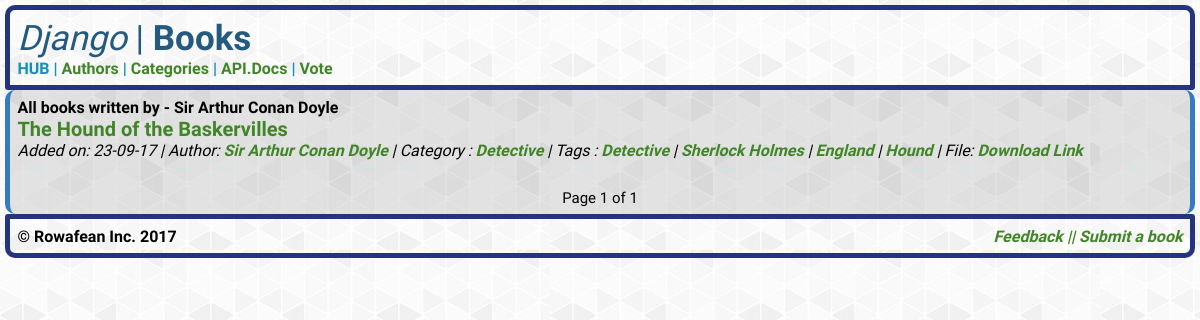
The page /author/sir_arthur_conan_doyle/books on the database its author committed.
### blog/models.py (models this page shows, shortened)
class Author(models.Model):
    name = models.CharField(max_length=50, verbose_name="Author Name")
    slug = models.SlugField(max_length=100)
    email = models.EmailField( blank=True)
    active = models.BooleanField(default=False)
    created_on = models.DateTimeField(auto_now_add=True)
    last_logged_in = models.DateTimeField(auto_now=True)
    author_info = models.TextField(max_length=1000, verbose_name="Author Info")
    def __str__(self):
        return self.name
    def get_absolute_url(self):
        return reverse('post_by_author', args=[self.slug])

class Post(models.Model):
    title = models.CharField(max_length=200)
    slug = models.SlugField(unique=True)
    content = models.TextField()
    publication_date = models.DateTimeField(auto_now_add=True)
    author = models.ForeignKey(Author)
    category = models.ForeignKey(Category)
    tags = models.ManyToManyField(Tag)
    file = models.FileField(upload_to='books_storage')
    def get_absolute_url(self):
        return reverse('post_detail', args=[self.id])

class Category(models.Model):
    name = models.CharField(max_length=100, unique=True)
    slug = models.SlugField(max_length=100, unique=True)
    author = models.ForeignKey(Author)
    def __str__(self):
        return self.name
    def get_absolute_url(self):
        return reverse('post_by_category', args=[self.slug])

class Tag(models.Model):
    name = models.CharField(max_length=100, unique=True)
    slug = models.SlugField(max_length=100, unique=True)
    author = models.ForeignKey(Author)
    def __str__(self):
        return self.name
    def get_absolute_url(self):
        return reverse('post_by_tag', args=[self.slug])

### blog/views.py (the view)
# urls.py: url(r'^author/(?P<author_name>[\w-]+)/books$', views.post_by_author, name='post_by_author'),
def post_by_author(request, author_name):
    author = get_object_or_404(Author, slug=author_name)
    posts = get_list_or_404(Post.objects.order_by("-id"), author=author)
    posts = helpers.pg_records(request, posts, 10)
    context = {
        'author': author,
        'posts': posts
    }
    return render(request, 'blog/post_by_author.html', context )

### django_books/helpers.py (called while the page is built)
def pg_records(request, list, num):
    print(request)
    paginator = Paginator(list, num)
    page = request.GET.get('page')
    try:
        page_object = paginator.page(page)
    except PageNotAnInteger:
        page_object = paginator.page(1)
    except EmptyPage:
        page_object = paginator.page(paginator.num_pages)
    return page_object

### blog/templates/blog/post_by_author.html (shortened to what this page needs)
<head>
</head>
{% extends "blog/base.html"  %}
{% block content %}
    <div class="content">
        <div class="section-inner clearfix">
            <h4>All books written by - {{ author.name }}</h4>
            {% for post in posts reversed %}
            <h3>
                <a class="post-title" href="{{ post.get_absolute_url }}">{{ post.title|capfirst }}</a>
            </h3>
            <p class="post-info">
                {% include 'blog/post_info.html' %}
            </p>
        {% endfor %}
            <div class="pagination" style="margin-top: 10px; text-align: center; font-size: 15px;">
    <div class="section-inner clearfix">
        <p>
            <span>Page {{ posts.number }} of {{ posts.paginator.num_pages }}</span>
        </p>
    </div>
</div>
        </div>
    </div>
{% endblock %}

### blog/templates/blog/post_info.html (shortened to what this page needs)
<i><span>Added on: {{ post.publication_date|date:"d-m-y" }}</span> |
    <span>Author: <a class="link" href="{{ post.author.get_absolute_url }}">{{ post.author }}</a></span> |
<span>Category : <a class="linkcat" href="{{ post.category.get_absolute_url }}">{{ post.category }}</a></span> |
<span>Tags :
  {% for tag in post.tags.all %}
      <a class="linktag" href="{{ tag.get_absolute_url }}">{{ tag }} </a> |
  {% empty %}
      Geen Tags
  {% endfor %}
</span> <span>File: <a class="link" href="{{ post.file.url }}">Download Link</a></span><br /><br />
</i>

### blog/templates/blog/post_by_author.html (style rules this page uses)
* { margin: 0; }
.content { padding: 7.5px; border-width: 5px; border-color: #347bc1; border-style: solid; margin-left: 5px; margin-right: 5px; height: auto; border-radius: 10px; border-bottom-style: none; border-top-style: none; background-color: rgba(0,0,0,0.1); }
a.post-title:link { font-size: 20px; text-decoration: none; color: #408627; }
a.link:link { text-decoration: none; font-weight:bold; color: #408627; }

### blog/templates/blog/base.html (style rules this page uses)
a.link:link { text-decoration: none; font-weight:bold; color: #1190bb; }
.content { padding: 7.5px; border-width: 5px; border-color: #347bc1; border-style: solid; margin-left: 5px; margin-right: 5px; height: auto; border-radius: 10px; border-bottom-style: none; border-top-style: none; background-color: rgba(0,0,0,0.1); }
body { background: url("/media/background.jpg"); }
* { font-family: 'PT Sans' }

### blog/templates/blog/post_info.html (style rules this page uses)
a.linkcat:link { text-decoration: none; font-weight:bold; color: #408627; }
a.linktag:link { text-decoration: none; font-weight:bold; color: #408627; }
a.link:link { text-decoration: none; font-weight:bold; color: #408627; }

### rows shown on the page
Author: name "Sir Arthur Conan Doyle"
Post: title "The Hound of the Baskervilles", publication_date "23-09-17", author "Sir Arthur Conan Doyle", category "Detective"
Tag: name "Detective"
Tag: name "Sherlock Holmes"
Tag: name "England"
Tag: name "Hound"

### other values the page prints
{{ posts.number }} "1"
{{ posts.paginator.num_pages }} "1"
